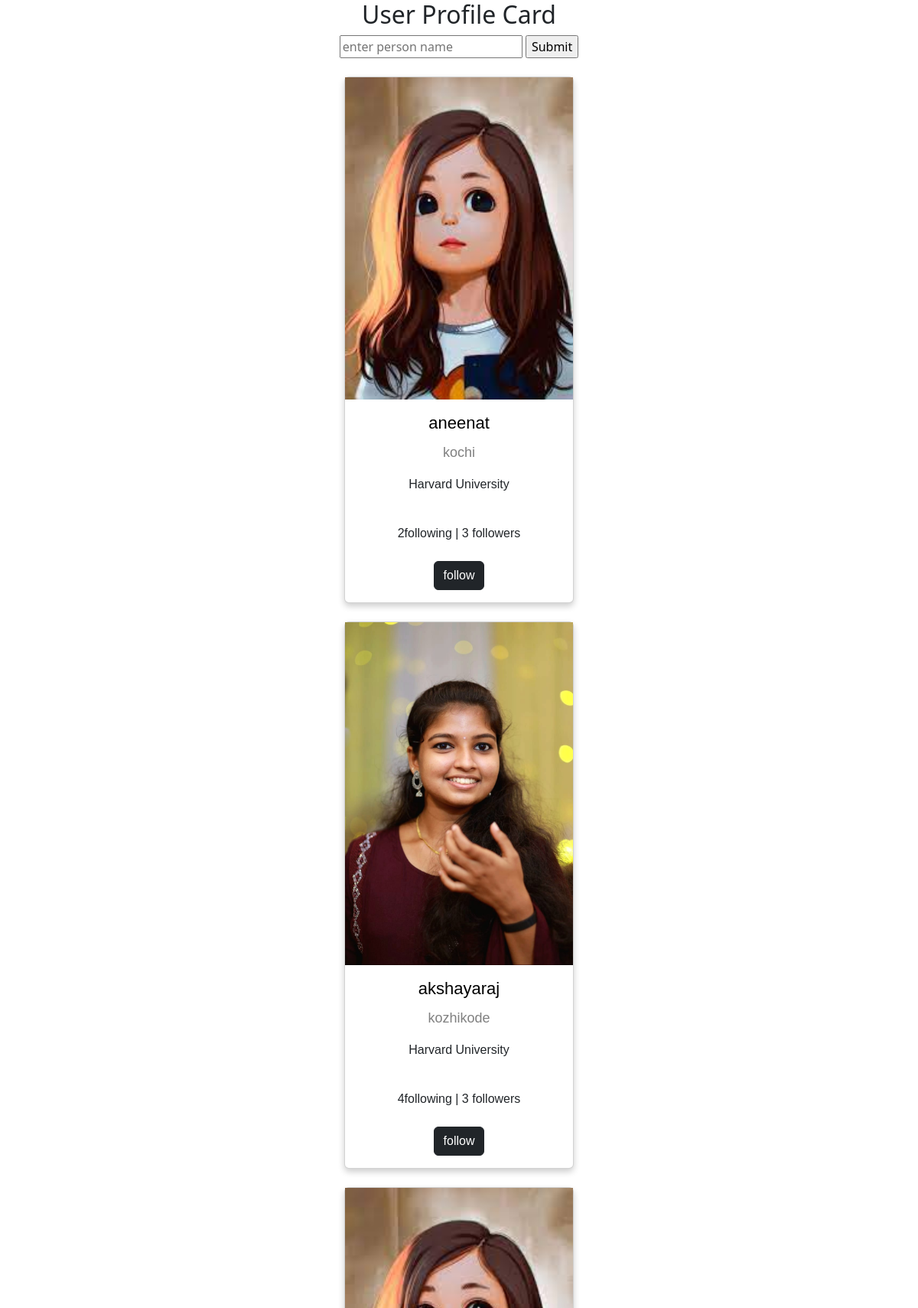
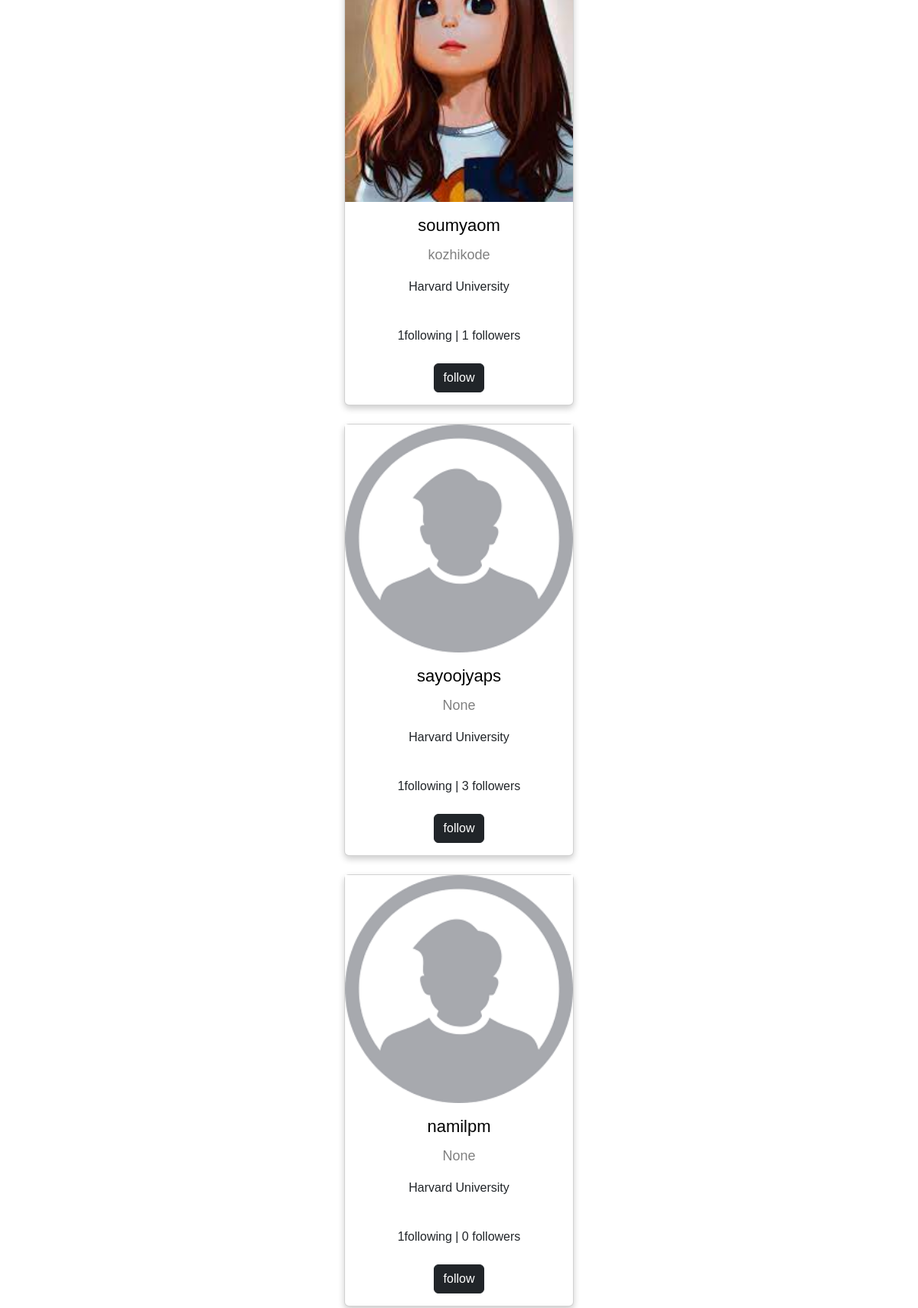
The page /profilelist/ (signed in, upper part) on the database its author committed (2 pictures, top to bottom).
### myapp/models.py (models this page shows, shortened)
class UserProfile(models.Model):
    user=models.OneToOneField(User,on_delete=models.CASCADE,related_name="profile")
    profile_pic=models.ImageField(upload_to="profilepics",null=True,blank=True ,default="/profilepics/default.png")
    bio=models.CharField(max_length=200,null=True)
    address=models.CharField(max_length=200,null=True)
    dob=models.DateTimeField(null=True)
    following=models.ManyToManyField("self",related_name="followed_by",symmetrical=False)
    created_date=models.DateTimeField(auto_now_add=True)
    cover_pic=models.ImageField(upload_to="coverpic",blank=True,default="/profilepics/images.jpg")
    def __str__(self):
        return self.user.username

### myapp/views.py (the view, shortened to what this page needs)
# urls.py: path("profilelist/",views.Profile_listView.as_view(),name="profile-list"),
class Profile_listView(ListView):
    model=UserProfile
    template_name="profile-list.html"
    context_object_name="profiles"
    def get_queryset(self):
        return UserProfile.objects.exclude(user=self.request.user)

### myapp/templates/profile-list.html (shortened to what this page needs)
<!DOCTYPE html>
<html>
<head>
    <link href="https://cdn.jsdelivr.net/npm/bootstrap@5.3.0-alpha3/dist/css/bootstrap.min.css" rel="stylesheet">
<link rel="stylesheet" href="https://cdnjs.cloudflare.com/ajax/libs/font-awesome/4.7.0/css/font-awesome.min.css">
</head>
<body>
<h2 style="text-align:center">User Profile Card</h2>
<form action="" method="post">
 <div class="text-center ">
  <input type="text" name="username" placeholder="enter person name">
  <input type="submit">
 </div>
</form>
{%for profile in profiles%}
<div class="card mt-4">
    {%if profile.profile_pic%}
    <img src="{{profile.profile_pic.url}}" alt="John" style="width:100%">
    {%endif%}
    <h1><a href="{%url 'profiledetail' profile.id%}">{{profile}}</a></h1>
    <p class="title">{{profile.address}}</p>
    <p>Harvard University</p>
    <div style="margin: 24px 0;">
        {{profile.following.all.count}}following |
        {{profile.followed_by.all.count}} followers
    </div>
    <p>
        {%if request.user.profile in profile.followed_by.all%}
        <a href="{%url 'unfollow' profile.id%}" class="btn btn-outline-dark">unfollow</a>
        {%else%}
        <a href="{%url 'follow' profile.id%}" class="btn btn-dark">follow</a>
        {%endif%}
    </p>
  </div>
{%endfor%}
</body>
</html>

### myapp/templates/profile-list.html (style rules this page uses)
.card { box-shadow: 0 4px 8px 0 rgba(0, 0, 0, 0.2); max-width: 300px; margin: auto; text-align: center; font-family: arial; }
.title { color: grey; font-size: 18px; }
a { text-decoration: none; font-size: 22px; color: black; }

### rows shown on the page
UserProfile: profile_pic (picture), user.username "aneenat", address "kochi", following.all.count "2", followed_by.all.count "3"
UserProfile: profile_pic (picture), user.username "akshayaraj", address "kozhikode", following.all.count "4", followed_by.all.count "3"
UserProfile: profile_pic (picture), user.username "soumyaom", address "kozhikode", following.all.count "1", followed_by.all.count "1"
UserProfile: profile_pic (placeholder picture), user.username "sayoojyaps", address "None", following.all.count "1", followed_by.all.count "3"
UserProfile: profile_pic (placeholder picture), user.username "namilpm", address "None", following.all.count "1", followed_by.all.count "0"
